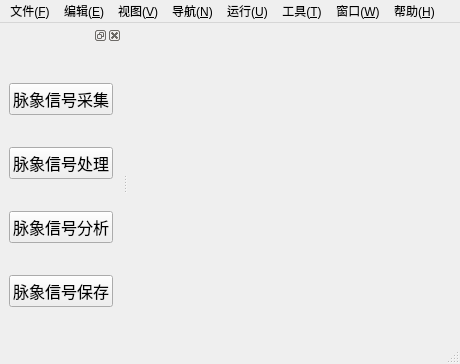
<?xml version="1.0" encoding="UTF-8"?>
<ui version="4.0">
 <class>mainWindow</class>
 <widget class="QMainWindow" name="mainWindow">
  <property name="geometry">
   <rect>
    <x>0</x>
    <y>0</y>
    <width>460</width>
    <height>364</height>
   </rect>
  </property>
  <property name="windowTitle">
   <string>可穿戴脉诊仪上位机软件系统</string>
  </property>
  <widget class="QWidget" name="centralwidget">
   <layout class="QGridLayout" name="gridLayout_2">
    <item row="0" column="0">
     <widget class="QWidget" name="widget" native="true"/>
    </item>
   </layout>
  </widget>
  <widget class="QMenuBar" name="menubar">
   <property name="geometry">
    <rect>
     <x>0</x>
     <y>0</y>
     <width>460</width>
     <height>22</height>
    </rect>
   </property>
   <widget class="QMenu" name="menu_F">
    <property name="title">
     <string>文件(&amp;F)</string>
    </property>
   </widget>
   <widget class="QMenu" name="menu_E">
    <property name="title">
     <string>编辑(&amp;E)</string>
    </property>
   </widget>
   <widget class="QMenu" name="menu_V">
    <property name="title">
     <string>视图(&amp;V)</string>
    </property>
   </widget>
   <widget class="QMenu" name="menu_N">
    <property name="title">
     <string>导航(&amp;N)</string>
    </property>
   </widget>
   <widget class="QMenu" name="menu_U">
    <property name="title">
     <string>运行(&amp;U)</string>
    </property>
   </widget>
   <widget class="QMenu" name="menu_T">
    <property name="title">
     <string>工具(&amp;T)</string>
    </property>
   </widget>
   <widget class="QMenu" name="menu_W">
    <property name="title">
     <string>窗口(&amp;W)</string>
    </property>
   </widget>
   <widget class="QMenu" name="menu_H">
    <property name="title">
     <string>帮助(&amp;H)</string>
    </property>
   </widget>
   <addaction name="menu_F"/>
   <addaction name="menu_E"/>
   <addaction name="menu_V"/>
   <addaction name="menu_N"/>
   <addaction name="menu_U"/>
   <addaction name="menu_T"/>
   <addaction name="menu_W"/>
   <addaction name="menu_H"/>
  </widget>
  <widget class="QStatusBar" name="statusbar"/>
  <widget class="QDockWidget" name="dockWidget">
   <property name="sizePolicy">
    <sizepolicy hsizetype="Preferred" vsizetype="Preferred">
     <horstretch>0</horstretch>
     <verstretch>0</verstretch>
    </sizepolicy>
   </property>
   <property name="font">
    <font>
     <family>宋体</family>
     <pointsize>12</pointsize>
    </font>
   </property>
   <attribute name="dockWidgetArea">
    <number>1</number>
   </attribute>
   <widget class="QWidget" name="dockWidgetContents">
    <layout class="QGridLayout" name="gridLayout">
     <item row="4" column="0">
      <widget class="QPushButton" name="pushButton_4">
       <property name="sizePolicy">
        <sizepolicy hsizetype="Minimum" vsizetype="Fixed">
         <horstretch>0</horstretch>
         <verstretch>0</verstretch>
        </sizepolicy>
       </property>
       <property name="text">
        <string>脉象信号保存</string>
       </property>
      </widget>
     </item>
     <item row="3" column="0">
      <widget class="QPushButton" name="pushButton_3">
       <property name="text">
        <string>脉象信号分析</string>
       </property>
      </widget>
     </item>
     <item row="2" column="0">
      <widget class="QPushButton" name="pushButton_2">
       <property name="text">
        <string>脉象信号处理</string>
       </property>
      </widget>
     </item>
     <item row="1" column="0">
      <widget class="QPushButton" name="pushButton">
       <property name="sizePolicy">
        <sizepolicy hsizetype="Minimum" vsizetype="Fixed">
         <horstretch>0</horstretch>
         <verstretch>0</verstretch>
        </sizepolicy>
       </property>
       <property name="text">
        <string>脉象信号采集</string>
       </property>
      </widget>
     </item>
    </layout>
   </widget>
  </widget>
 </widget>
 <resources/>
 <connections/>
</ui>
